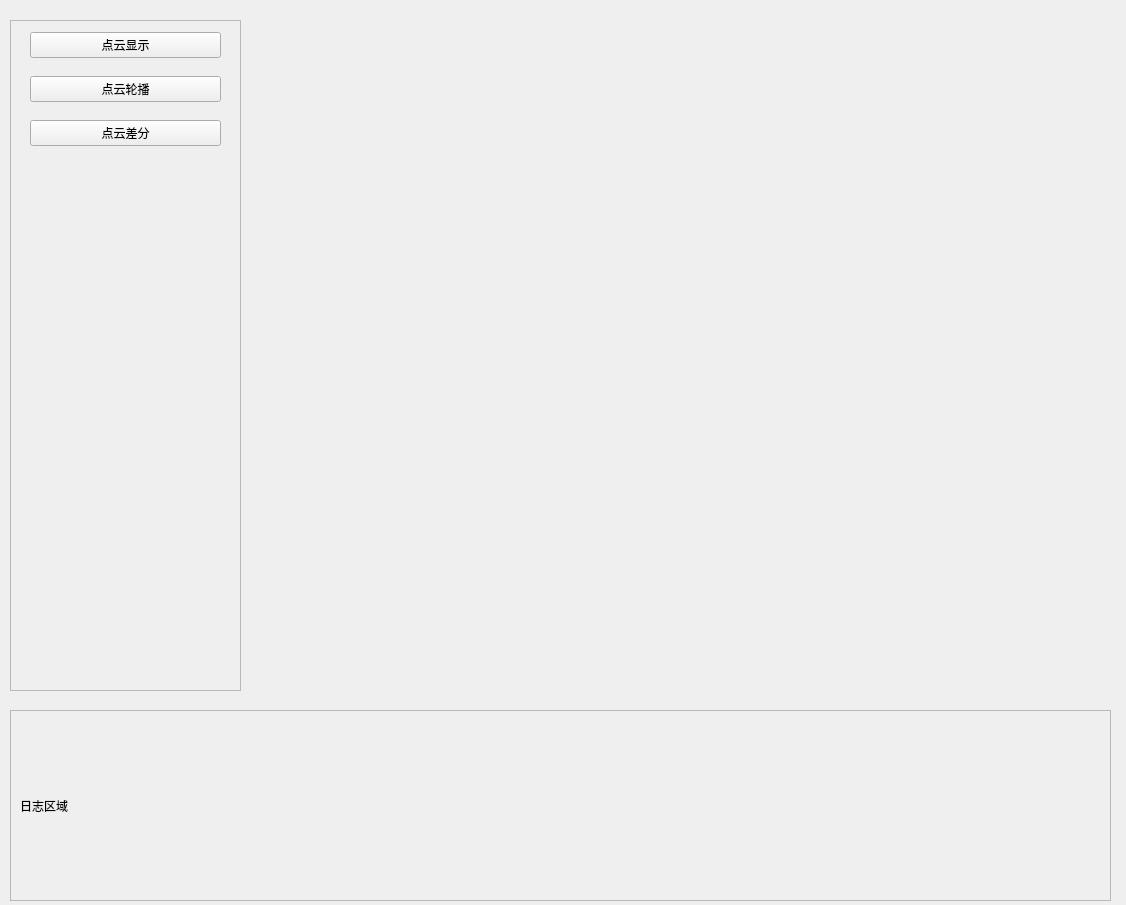
<?xml version="1.0" encoding="UTF-8"?>
<ui version="4.0">
 <class>Form</class>
 <widget class="QWidget" name="Form">
  <property name="geometry">
   <rect>
    <x>0</x>
    <y>0</y>
    <width>1126</width>
    <height>905</height>
   </rect>
  </property>
  <property name="windowTitle">
   <string>Form</string>
  </property>
  <widget class="QFrame" name="menu_frame">
   <property name="geometry">
    <rect>
     <x>10</x>
     <y>20</y>
     <width>231</width>
     <height>671</height>
    </rect>
   </property>
   <property name="frameShape">
    <enum>QFrame::StyledPanel</enum>
   </property>
   <property name="frameShadow">
    <enum>QFrame::Raised</enum>
   </property>
   <widget class="QWidget" name="verticalLayoutWidget_2">
    <property name="geometry">
     <rect>
      <x>20</x>
      <y>0</y>
      <width>191</width>
      <height>141</height>
     </rect>
    </property>
    <layout class="QVBoxLayout" name="verticalLayout">
     <item>
      <widget class="QPushButton" name="pcd_show_btn">
       <property name="text">
        <string>点云显示</string>
       </property>
      </widget>
     </item>
     <item>
      <widget class="QPushButton" name="pcd_loop_show_btn">
       <property name="text">
        <string>点云轮播</string>
       </property>
      </widget>
     </item>
     <item>
      <widget class="QPushButton" name="pushButton">
       <property name="text">
        <string>点云差分</string>
       </property>
      </widget>
     </item>
    </layout>
   </widget>
  </widget>
  <widget class="QFrame" name="log_frame">
   <property name="geometry">
    <rect>
     <x>10</x>
     <y>710</y>
     <width>1101</width>
     <height>191</height>
    </rect>
   </property>
   <property name="frameShape">
    <enum>QFrame::StyledPanel</enum>
   </property>
   <property name="frameShadow">
    <enum>QFrame::Raised</enum>
   </property>
   <widget class="QLabel" name="label_2">
    <property name="geometry">
     <rect>
      <x>10</x>
      <y>10</y>
      <width>1081</width>
      <height>171</height>
     </rect>
    </property>
    <property name="text">
     <string>日志区域</string>
    </property>
   </widget>
  </widget>
  <widget class="QStackedWidget" name="stackedWidget">
   <property name="geometry">
    <rect>
     <x>280</x>
     <y>20</y>
     <width>831</width>
     <height>661</height>
    </rect>
   </property>
   <widget class="QWidget" name="page">
    <widget class="QWidget" name="verticalLayoutWidget">
     <property name="geometry">
      <rect>
       <x>0</x>
       <y>0</y>
       <width>821</width>
       <height>661</height>
      </rect>
     </property>
     <layout class="QVBoxLayout" name="pcd_layout"/>
    </widget>
   </widget>
   <widget class="QWidget" name="page_2"/>
  </widget>
 </widget>
 <resources/>
 <connections>
  <connection>
   <sender>pcd_show_btn</sender>
   <signal>clicked()</signal>
   <receiver>Form</receiver>
   <slot>select_pcd_and_show()</slot>
   <hints>
    <hint type="sourcelabel">
     <x>130</x>
     <y>57</y>
    </hint>
    <hint type="destinationlabel">
     <x>269</x>
     <y>246</y>
    </hint>
   </hints>
  </connection>
  <connection>
   <sender>pcd_loop_show_btn</sender>
   <signal>clicked()</signal>
   <receiver>Form</receiver>
   <slot>loop_pcd_show()</slot>
   <hints>
    <hint type="sourcelabel">
     <x>134</x>
     <y>86</y>
    </hint>
    <hint type="destinationlabel">
     <x>259</x>
     <y>145</y>
    </hint>
   </hints>
  </connection>
  <connection>
   <sender>pushButton</sender>
   <signal>clicked()</signal>
   <receiver>Form</receiver>
   <slot>point_cluster()</slot>
   <hints>
    <hint type="sourcelabel">
     <x>94</x>
     <y>131</y>
    </hint>
    <hint type="destinationlabel">
     <x>273</x>
     <y>324</y>
    </hint>
   </hints>
  </connection>
 </connections>
 <slots>
  <slot>select_pcd_and_show()</slot>
  <slot>loop_pcd_show()</slot>
  <slot>point_cluster()</slot>
 </slots>
</ui>
